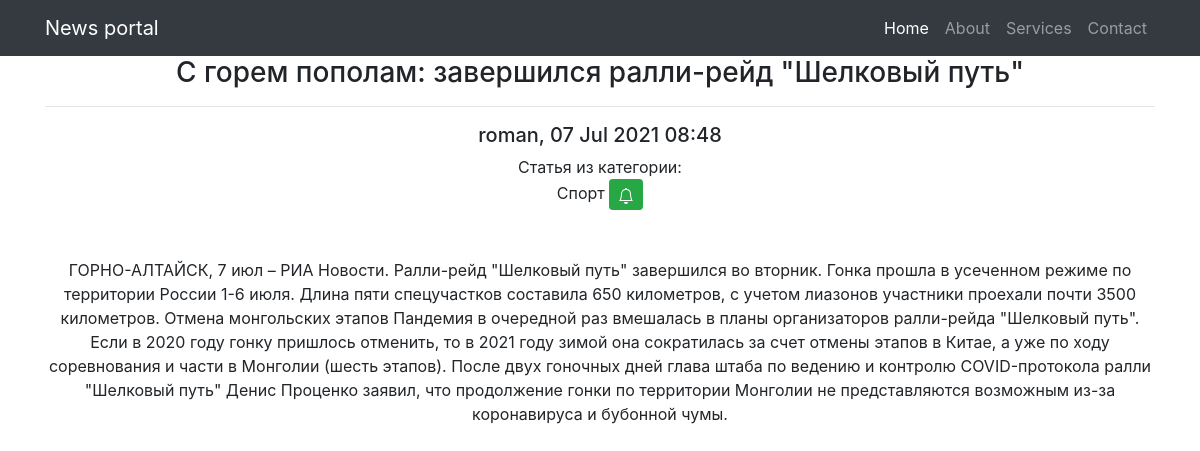
/posts/22/ (signed in), run on the app's committed database.
### news/models.py (models this page shows, shortened)
class Post(models.Model):
    author = models.ForeignKey(Author, on_delete=models.CASCADE)
    NEWS = 'NW'
    ARTICLE = 'AR'
    RUBRIC = (
        (NEWS, 'Новость'), (ARTICLE, 'Статья')
    )
    categoryType = models.CharField(max_length=2, choices=RUBRIC, default=ARTICLE)
    time_post = models.DateTimeField(auto_now_add=True)
    postCategory = models.ManyToManyField(Category, through='PostCategory')
    title = models.CharField(max_length=128)
    text = models.TextField()
    rating = models.SmallIntegerField(default=0)
    class Meta:
        verbose_name = 'Публикация'
        verbose_name_plural = 'Публикации'

class Author(models.Model):
    authorUser = models.OneToOneField(User, on_delete=models.CASCADE)
    ratingAuthor = models.SmallIntegerField(default=0)
    def __str__(self):
        return self.authorUser.username
    class Meta:
        verbose_name = 'Автор'
        verbose_name_plural = 'Авторы'

class Category(models.Model):
    name = models.CharField(max_length=32, unique=True)
    subscribers = models.ManyToManyField(User, blank=True)
    def __str__(self):
        return self.name
    class Meta:
        verbose_name = 'Категория'
        verbose_name_plural = 'Категории'

### news/views.py (the view, shortened to what this page needs)
# urls.py: path('<int:pk>/', PostDetailView.as_view(), name='post_detail'),
class PostDetailView(PermissionRequiredMixin, DetailView):
    model = Post
    template_name = 'post_detail.html'
    context_object_name = 'post'
    permission_required = ('news.add_post',)
    def get_context_data(self, *args, **kwargs):
        context = super(PostDetailView, self).get_context_data(**kwargs)
        try:
            context['PCC'] = PostCategory.objects.get(postThrough=self.kwargs['pk']).categoryThrough
            context['all_category'] = Category.objects.get(post=self.kwargs.get('pk'))
            context['is_subscriber'] = Category.objects.get(post=self.kwargs.get('pk')).subscribers.filter(username=self.request.user).exists()
        except Comment.DoesNotExist:
            context['PCC'] = None
            context['all_category'] = None
        return context

### news/templatetags/custom_filters.py (called while the page is built)
@register.filter(name='censor')  # регистрируем наш фильтр под именем Censor
def censor(text):
    for word in censored_words:
        if word in text:
            text = text.replace(word, '-censored-')
        else:
            continue
    return text

### news/templates/news/post_detail.html (shortened to what this page needs)
{% extends 'flatpages/default.html' %}
{% load custom_filters %}
{% block content %}
<h3> {{ post.title|censor }} </h3>
<hr>
<h5> {{ post.author }}, {{ post.time_post|date:'d M Y H:i' }}</h5>
<div>
{% if PCC %}
    {{ post.get_categoryType_display }} из категории:
<div>
{% if user.is_authenticated %}
    {% if not is_subscriber %}
    <form action="{% url 'subscribe' PCC.pk %}" method="POST">
        {{ PCC }}
        <button class="btn btn-success btn-sm" type="submit"></button>
    </form>
    {% endif %}
{% endif %}
</div>
    <br><br>
    <p>{{ post.text|censor }}</p>
    <br>
    {% else %}
        <h2>Категория не присвоена!</h2>
    {% endif %}
</div>
{% endblock content %}

### data on the page
Post: title|censor "С горем пополам: завершился ралли-рейд \"Шелковый путь\"", author "roman", time_post "07 Jul 2021 08:48", categoryType "Статья", text|censor "ГОРНО-АЛТАЙСК, 7 июл – РИА Новости. Ралли-рейд \"Шелковый путь\" завершился во вторник. Гонка прошла в усеченном режиме по территории России 1-6 июля. Длина пяти спецучастков составила 650 километров, с учетом лиазонов участники проехали почти 3500 километров. Отмена монгольских этапов Пандемия в очередной раз вмешалась в планы организаторов ралли-рейда \"Шелковый путь\". Если в 2020 году гонку пришлось отменить, то в 2021 году зимой она сократилась за счет отмены этапов в Китае, а уже по ходу соревнования и части в Монголии (шесть этапов). После двух гоночных дней глава штаба по ведению и контролю COVID-протокола ралли \"Шелковый путь\" Денис Проценко заявил, что продолжение гонки по территории…"
Category: name "Спорт"
